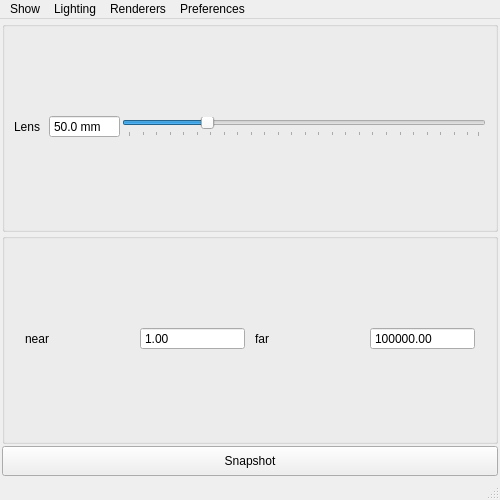
<?xml version="1.0" encoding="UTF-8"?>
<ui version="4.0">
 <class>SnapWindow</class>
 <widget class="QMainWindow" name="SnapWindow">
  <property name="windowModality">
   <enum>Qt::NonModal</enum>
  </property>
  <property name="geometry">
   <rect>
    <x>0</x>
    <y>0</y>
    <width>500</width>
    <height>500</height>
   </rect>
  </property>
  <property name="sizePolicy">
   <sizepolicy hsizetype="Minimum" vsizetype="Minimum">
    <horstretch>0</horstretch>
    <verstretch>0</verstretch>
   </sizepolicy>
  </property>
  <property name="minimumSize">
   <size>
    <width>500</width>
    <height>500</height>
   </size>
  </property>
  <property name="maximumSize">
   <size>
    <width>504</width>
    <height>642</height>
   </size>
  </property>
  <property name="windowTitle">
   <string>Snapshot</string>
  </property>
  <widget class="QWidget" name="centralwidget">
   <layout class="QVBoxLayout" name="cw_verticalLayout">
    <property name="spacing">
     <number>1</number>
    </property>
    <property name="margin">
     <number>2</number>
    </property>
    <item>
     <widget class="QGroupBox" name="horizontalGroupBox">
      <property name="autoFillBackground">
       <bool>false</bool>
      </property>
      <layout class="QHBoxLayout" name="l_horizontalLayout">
       <property name="spacing">
        <number>2</number>
       </property>
       <property name="leftMargin">
        <number>9</number>
       </property>
       <property name="topMargin">
        <number>2</number>
       </property>
       <property name="rightMargin">
        <number>9</number>
       </property>
       <property name="bottomMargin">
        <number>4</number>
       </property>
       <item>
        <widget class="QLabel" name="label">
         <property name="text">
          <string>Lens  </string>
         </property>
        </widget>
       </item>
       <item>
        <widget class="QDoubleSpinBox" name="doubleSpinBox">
         <property name="focusPolicy">
          <enum>Qt::StrongFocus</enum>
         </property>
         <property name="toolTip">
          <string>Input value to change snapshot camera focalLength</string>
         </property>
         <property name="frame">
          <bool>true</bool>
         </property>
         <property name="buttonSymbols">
          <enum>QAbstractSpinBox::NoButtons</enum>
         </property>
         <property name="prefix">
          <string/>
         </property>
         <property name="suffix">
          <string> mm</string>
         </property>
         <property name="decimals">
          <number>1</number>
         </property>
         <property name="minimum">
          <double>2.500000000000000</double>
         </property>
         <property name="maximum">
          <double>1000.000000000000000</double>
         </property>
         <property name="value">
          <double>50.000000000000000</double>
         </property>
        </widget>
       </item>
       <item>
        <widget class="QSlider" name="horizontalSlider">
         <property name="toolTip">
          <string>Slide to change snapshot camera focalLength</string>
         </property>
         <property name="minimum">
          <number>21</number>
         </property>
         <property name="maximum">
          <number>150</number>
         </property>
         <property name="value">
          <number>50</number>
         </property>
         <property name="orientation">
          <enum>Qt::Horizontal</enum>
         </property>
         <property name="tickPosition">
          <enum>QSlider::TicksBelow</enum>
         </property>
         <property name="tickInterval">
          <number>5</number>
         </property>
        </widget>
       </item>
      </layout>
     </widget>
    </item>
    <item>
     <widget class="QGroupBox" name="clip_groupBox">
      <property name="sizePolicy">
       <sizepolicy hsizetype="Preferred" vsizetype="Preferred">
        <horstretch>0</horstretch>
        <verstretch>0</verstretch>
       </sizepolicy>
      </property>
      <property name="title">
       <string/>
      </property>
      <layout class="QHBoxLayout" name="horizontalLayout">
       <property name="spacing">
        <number>10</number>
       </property>
       <property name="leftMargin">
        <number>20</number>
       </property>
       <property name="topMargin">
        <number>2</number>
       </property>
       <property name="rightMargin">
        <number>20</number>
       </property>
       <property name="bottomMargin">
        <number>4</number>
       </property>
       <item>
        <widget class="QLabel" name="near_label">
         <property name="sizePolicy">
          <sizepolicy hsizetype="Preferred" vsizetype="Fixed">
           <horstretch>0</horstretch>
           <verstretch>0</verstretch>
          </sizepolicy>
         </property>
         <property name="text">
          <string>near</string>
         </property>
        </widget>
       </item>
       <item>
        <widget class="QDoubleSpinBox" name="near_doubleSpinBox">
         <property name="buttonSymbols">
          <enum>QAbstractSpinBox::NoButtons</enum>
         </property>
         <property name="minimum">
          <double>1.000000000000000</double>
         </property>
         <property name="maximum">
          <double>99999999.000000000000000</double>
         </property>
         <property name="value">
          <double>1.000000000000000</double>
         </property>
        </widget>
       </item>
       <item>
        <widget class="QLabel" name="far_label">
         <property name="sizePolicy">
          <sizepolicy hsizetype="Preferred" vsizetype="Fixed">
           <horstretch>0</horstretch>
           <verstretch>0</verstretch>
          </sizepolicy>
         </property>
         <property name="text">
          <string>far</string>
         </property>
        </widget>
       </item>
       <item>
        <widget class="QDoubleSpinBox" name="far_doubleSpinBox">
         <property name="frame">
          <bool>true</bool>
         </property>
         <property name="buttonSymbols">
          <enum>QAbstractSpinBox::NoButtons</enum>
         </property>
         <property name="suffix">
          <string/>
         </property>
         <property name="minimum">
          <double>1.000000000000000</double>
         </property>
         <property name="maximum">
          <double>100000000.000000000000000</double>
         </property>
         <property name="value">
          <double>100000.000000000000000</double>
         </property>
        </widget>
       </item>
      </layout>
     </widget>
    </item>
    <item>
     <widget class="QFrame" name="frame">
      <property name="sizePolicy">
       <sizepolicy hsizetype="Fixed" vsizetype="Fixed">
        <horstretch>0</horstretch>
        <verstretch>0</verstretch>
       </sizepolicy>
      </property>
      <property name="minimumSize">
       <size>
        <width>500</width>
        <height>500</height>
       </size>
      </property>
      <property name="maximumSize">
       <size>
        <width>500</width>
        <height>500</height>
       </size>
      </property>
      <property name="focusPolicy">
       <enum>Qt::StrongFocus</enum>
      </property>
      <property name="frameShape">
       <enum>QFrame::NoFrame</enum>
      </property>
      <layout class="QVBoxLayout" name="frame_verticalLayout">
       <property name="spacing">
        <number>0</number>
       </property>
       <property name="sizeConstraint">
        <enum>QLayout::SetFixedSize</enum>
       </property>
       <property name="margin">
        <number>0</number>
       </property>
      </layout>
     </widget>
    </item>
    <item>
     <widget class="QPushButton" name="pushButton">
      <property name="minimumSize">
       <size>
        <width>0</width>
        <height>30</height>
       </size>
      </property>
      <property name="statusTip">
       <string>Create snapshot</string>
      </property>
      <property name="text">
       <string>Snapshot</string>
      </property>
     </widget>
    </item>
   </layout>
  </widget>
  <widget class="QMenuBar" name="menubar">
   <property name="geometry">
    <rect>
     <x>0</x>
     <y>0</y>
     <width>500</width>
     <height>23</height>
    </rect>
   </property>
   <widget class="QMenu" name="menuShow">
    <property name="title">
     <string>Show</string>
    </property>
    <addaction name="separator"/>
    <addaction name="actionAll"/>
    <addaction name="actionNone"/>
    <addaction name="separator"/>
    <addaction name="actionNURBS_Curves"/>
    <addaction name="actionNURBS_Surfaces"/>
    <addaction name="actionPolygons"/>
    <addaction name="actionSubdiv_Surfaces"/>
    <addaction name="actionPlanes"/>
    <addaction name="actionLights"/>
    <addaction name="actionCameras"/>
    <addaction name="actionJoints"/>
    <addaction name="actionIK_Handles"/>
    <addaction name="actionDeformers"/>
    <addaction name="actionFluids"/>
    <addaction name="actionHair_Systems"/>
    <addaction name="actionFollicles"/>
    <addaction name="actionNCloths"/>
    <addaction name="actionNParticles"/>
    <addaction name="actionNRigids"/>
    <addaction name="actionDynamic_Constraints"/>
    <addaction name="actionLocators"/>
    <addaction name="actionDimensions"/>
    <addaction name="actionPivots"/>
    <addaction name="actionHandles"/>
    <addaction name="actionTextures"/>
    <addaction name="actionStrokes"/>
    <addaction name="actionMotionTrails"/>
    <addaction name="actionManipulators"/>
    <addaction name="separator"/>
    <addaction name="actionNURBS_CVs"/>
    <addaction name="actionNURBS_Hulls"/>
    <addaction name="actionGrid"/>
    <addaction name="actionHUD"/>
    <addaction name="actionSelection_Highlighting"/>
   </widget>
   <widget class="QMenu" name="menuRenderers">
    <property name="title">
     <string>Renderers</string>
    </property>
    <addaction name="actionDefault_Quality_Rendering"/>
    <addaction name="actionHigh_Quality_Rendering"/>
    <addaction name="actionViewport_2_0"/>
   </widget>
   <widget class="QMenu" name="menuPreferences">
    <property name="title">
     <string>Preferences</string>
    </property>
    <addaction name="actionShow_Lens"/>
    <addaction name="actionShow_Clip_Plane"/>
    <addaction name="separator"/>
   </widget>
   <widget class="QMenu" name="menuLighting">
    <property name="title">
     <string>Lighting</string>
    </property>
    <addaction name="actionUse_Default_Lighting"/>
    <addaction name="actionUse_Selected_Lights"/>
    <addaction name="actionUse_All_Lights"/>
    <addaction name="separator"/>
    <addaction name="actionTwo_Sided_Lighting"/>
    <addaction name="actionShadows"/>
   </widget>
   <addaction name="menuShow"/>
   <addaction name="menuLighting"/>
   <addaction name="menuRenderers"/>
   <addaction name="menuPreferences"/>
  </widget>
  <widget class="QStatusBar" name="statusbar"/>
  <action name="actionAll">
   <property name="text">
    <string>All</string>
   </property>
   <property name="modifier" stdset="0">
    <string>alo</string>
   </property>
   <property name="value" stdset="0">
    <bool>true</bool>
   </property>
  </action>
  <action name="actionNone">
   <property name="text">
    <string>None</string>
   </property>
   <property name="modifier" stdset="0">
    <string>alo</string>
   </property>
   <property name="value" stdset="0">
    <bool>false</bool>
   </property>
  </action>
  <action name="actionNURBS_Curves">
   <property name="checkable">
    <bool>true</bool>
   </property>
   <property name="text">
    <string>NURBS Curves</string>
   </property>
   <property name="modifier" stdset="0">
    <string>nc</string>
   </property>
  </action>
  <action name="actionNURBS_Surfaces">
   <property name="checkable">
    <bool>true</bool>
   </property>
   <property name="checked">
    <bool>true</bool>
   </property>
   <property name="text">
    <string>NURBS Surfaces</string>
   </property>
   <property name="modifier" stdset="0">
    <string>ns</string>
   </property>
  </action>
  <action name="actionPolygons">
   <property name="checkable">
    <bool>true</bool>
   </property>
   <property name="checked">
    <bool>true</bool>
   </property>
   <property name="text">
    <string>Polygons</string>
   </property>
   <property name="modifier" stdset="0">
    <string>pm</string>
   </property>
  </action>
  <action name="actionSubdiv_Surfaces">
   <property name="checkable">
    <bool>true</bool>
   </property>
   <property name="text">
    <string>Subdiv Surfaces</string>
   </property>
   <property name="modifier" stdset="0">
    <string>sds</string>
   </property>
  </action>
  <action name="actionPlanes">
   <property name="checkable">
    <bool>true</bool>
   </property>
   <property name="text">
    <string>Planes</string>
   </property>
   <property name="modifier" stdset="0">
    <string>pl</string>
   </property>
  </action>
  <action name="actionLights">
   <property name="checkable">
    <bool>true</bool>
   </property>
   <property name="text">
    <string>Lights</string>
   </property>
   <property name="modifier" stdset="0">
    <string>lt</string>
   </property>
  </action>
  <action name="actionCameras">
   <property name="checkable">
    <bool>true</bool>
   </property>
   <property name="text">
    <string>Cameras</string>
   </property>
   <property name="modifier" stdset="0">
    <string>ca</string>
   </property>
  </action>
  <action name="actionJoints">
   <property name="checkable">
    <bool>true</bool>
   </property>
   <property name="text">
    <string>Joints</string>
   </property>
   <property name="modifier" stdset="0">
    <string>j</string>
   </property>
  </action>
  <action name="actionIK_Handles">
   <property name="checkable">
    <bool>true</bool>
   </property>
   <property name="text">
    <string>IK Handles</string>
   </property>
   <property name="modifier" stdset="0">
    <string>ikh</string>
   </property>
  </action>
  <action name="actionDeformers">
   <property name="checkable">
    <bool>true</bool>
   </property>
   <property name="text">
    <string>Deformers</string>
   </property>
   <property name="modifier" stdset="0">
    <string>df</string>
   </property>
  </action>
  <action name="actionFluids">
   <property name="checkable">
    <bool>true</bool>
   </property>
   <property name="text">
    <string>Fluids</string>
   </property>
   <property name="modifier" stdset="0">
    <string>fl</string>
   </property>
  </action>
  <action name="actionHair_Systems">
   <property name="checkable">
    <bool>true</bool>
   </property>
   <property name="text">
    <string>Hair Systems</string>
   </property>
   <property name="modifier" stdset="0">
    <string>hs</string>
   </property>
  </action>
  <action name="actionFollicles">
   <property name="checkable">
    <bool>true</bool>
   </property>
   <property name="text">
    <string>Follicles</string>
   </property>
   <property name="modifier" stdset="0">
    <string>fo</string>
   </property>
  </action>
  <action name="actionNCloths">
   <property name="checkable">
    <bool>true</bool>
   </property>
   <property name="text">
    <string>nCloths</string>
   </property>
   <property name="modifier" stdset="0">
    <string>ncl</string>
   </property>
  </action>
  <action name="actionNParticles">
   <property name="checkable">
    <bool>true</bool>
   </property>
   <property name="text">
    <string>nParticles</string>
   </property>
   <property name="modifier" stdset="0">
    <string>npa</string>
   </property>
  </action>
  <action name="actionNRigids">
   <property name="checkable">
    <bool>true</bool>
   </property>
   <property name="text">
    <string>nRigids</string>
   </property>
   <property name="modifier" stdset="0">
    <string>nr</string>
   </property>
  </action>
  <action name="actionDynamic_Constraints">
   <property name="checkable">
    <bool>true</bool>
   </property>
   <property name="text">
    <string>Dynamic Constraints</string>
   </property>
   <property name="modifier" stdset="0">
    <string>dc</string>
   </property>
  </action>
  <action name="actionLocators">
   <property name="checkable">
    <bool>true</bool>
   </property>
   <property name="text">
    <string>Locators</string>
   </property>
   <property name="modifier" stdset="0">
    <string>lc</string>
   </property>
  </action>
  <action name="actionDimensions">
   <property name="checkable">
    <bool>true</bool>
   </property>
   <property name="text">
    <string>Dimensions</string>
   </property>
   <property name="modifier" stdset="0">
    <string>dim</string>
   </property>
  </action>
  <action name="actionPivots">
   <property name="checkable">
    <bool>true</bool>
   </property>
   <property name="text">
    <string>Pivots</string>
   </property>
   <property name="modifier" stdset="0">
    <string>pv</string>
   </property>
  </action>
  <action name="actionHandles">
   <property name="checkable">
    <bool>true</bool>
   </property>
   <property name="text">
    <string>Handles</string>
   </property>
   <property name="modifier" stdset="0">
    <string>ha</string>
   </property>
  </action>
  <action name="actionTextures">
   <property name="checkable">
    <bool>true</bool>
   </property>
   <property name="text">
    <string>Textures</string>
   </property>
   <property name="modifier" stdset="0">
    <string>tx</string>
   </property>
  </action>
  <action name="actionStrokes">
   <property name="checkable">
    <bool>true</bool>
   </property>
   <property name="text">
    <string>Strokes</string>
   </property>
   <property name="modifier" stdset="0">
    <string>str</string>
   </property>
  </action>
  <action name="actionMotionTrails">
   <property name="checkable">
    <bool>true</bool>
   </property>
   <property name="text">
    <string>MotionTrails</string>
   </property>
   <property name="modifier" stdset="0">
    <string/>
   </property>
  </action>
  <action name="actionManipulators">
   <property name="checkable">
    <bool>true</bool>
   </property>
   <property name="text">
    <string>Manipulators</string>
   </property>
   <property name="modifier" stdset="0">
    <string>m</string>
   </property>
  </action>
  <action name="actionNURBS_CVs">
   <property name="checkable">
    <bool>true</bool>
   </property>
   <property name="text">
    <string>NURBS CVs</string>
   </property>
   <property name="modifier" stdset="0">
    <string>cv</string>
   </property>
  </action>
  <action name="actionNURBS_Hulls">
   <property name="checkable">
    <bool>true</bool>
   </property>
   <property name="text">
    <string>NURBS Hulls</string>
   </property>
   <property name="modifier" stdset="0">
    <string>hu</string>
   </property>
  </action>
  <action name="actionGrid">
   <property name="checkable">
    <bool>true</bool>
   </property>
   <property name="text">
    <string>Grid</string>
   </property>
   <property name="modifier" stdset="0">
    <string>gr</string>
   </property>
  </action>
  <action name="actionHUD">
   <property name="checkable">
    <bool>true</bool>
   </property>
   <property name="text">
    <string>HUD</string>
   </property>
   <property name="modifier" stdset="0">
    <string>hud</string>
   </property>
  </action>
  <action name="actionSelection_Highlighting">
   <property name="checkable">
    <bool>true</bool>
   </property>
   <property name="text">
    <string>Selection Highlighting</string>
   </property>
   <property name="modifier" stdset="0">
    <string>sel</string>
   </property>
  </action>
  <action name="actionDefault_Quality_Rendering">
   <property name="checkable">
    <bool>true</bool>
   </property>
   <property name="checked">
    <bool>true</bool>
   </property>
   <property name="text">
    <string>Default Quality Rendering</string>
   </property>
   <property name="value" stdset="0">
    <string>base_OpenGL_Renderer</string>
   </property>
  </action>
  <action name="actionHigh_Quality_Rendering">
   <property name="checkable">
    <bool>true</bool>
   </property>
   <property name="text">
    <string>High Quality Rendering</string>
   </property>
   <property name="visible">
    <bool>true</bool>
   </property>
   <property name="value" stdset="0">
    <string>hwRender_OpenGL_Renderer</string>
   </property>
  </action>
  <action name="actionViewport_2_0">
   <property name="checkable">
    <bool>true</bool>
   </property>
   <property name="text">
    <string>Viewport 2.0</string>
   </property>
   <property name="value" stdset="0">
    <string>ogsRenderer</string>
   </property>
  </action>
  <action name="actionShow_Lens">
   <property name="checkable">
    <bool>true</bool>
   </property>
   <property name="checked">
    <bool>true</bool>
   </property>
   <property name="text">
    <string>Show Lens</string>
   </property>
  </action>
  <action name="actionShow_Clip_Plane">
   <property name="checkable">
    <bool>true</bool>
   </property>
   <property name="text">
    <string>Show Clip Plane</string>
   </property>
  </action>
  <action name="actionUse_Default_Lighting">
   <property name="checkable">
    <bool>true</bool>
   </property>
   <property name="checked">
    <bool>true</bool>
   </property>
   <property name="text">
    <string>Use Default Lighting</string>
   </property>
   <property name="value" stdset="0">
    <string>default</string>
   </property>
  </action>
  <action name="actionUse_All_Lights">
   <property name="checkable">
    <bool>true</bool>
   </property>
   <property name="text">
    <string>Use All Lights</string>
   </property>
   <property name="value" stdset="0">
    <string>all</string>
   </property>
  </action>
  <action name="actionTwo_Sided_Lighting">
   <property name="checkable">
    <bool>true</bool>
   </property>
   <property name="text">
    <string>Two-Sided Lighting</string>
   </property>
   <property name="modifier" stdset="0">
    <string>tsl</string>
   </property>
  </action>
  <action name="actionShadows">
   <property name="checkable">
    <bool>true</bool>
   </property>
   <property name="text">
    <string>Shadows</string>
   </property>
   <property name="modifier" stdset="0">
    <string>sdw</string>
   </property>
  </action>
  <action name="actionUse_Selected_Lights">
   <property name="checkable">
    <bool>true</bool>
   </property>
   <property name="text">
    <string>Use Selected Lights</string>
   </property>
   <property name="value" stdset="0">
    <string>selected</string>
   </property>
  </action>
 </widget>
 <resources/>
 <connections/>
</ui>
